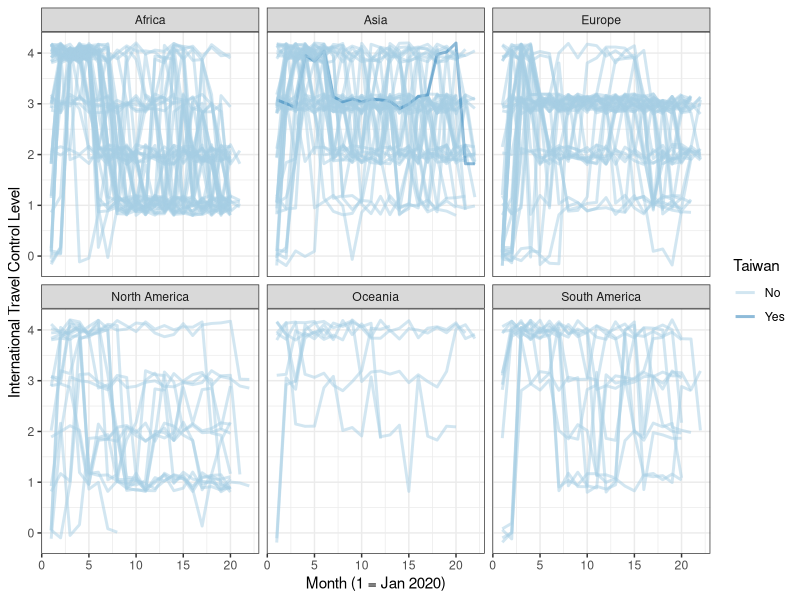
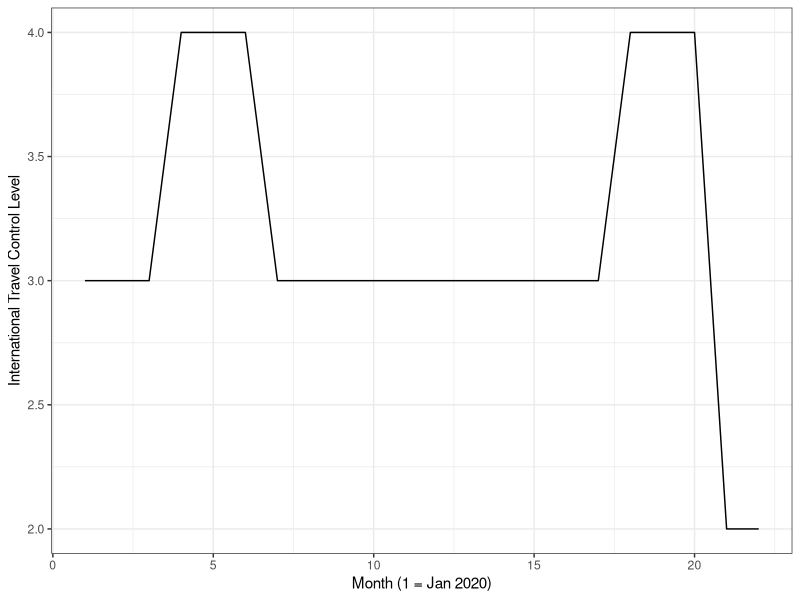
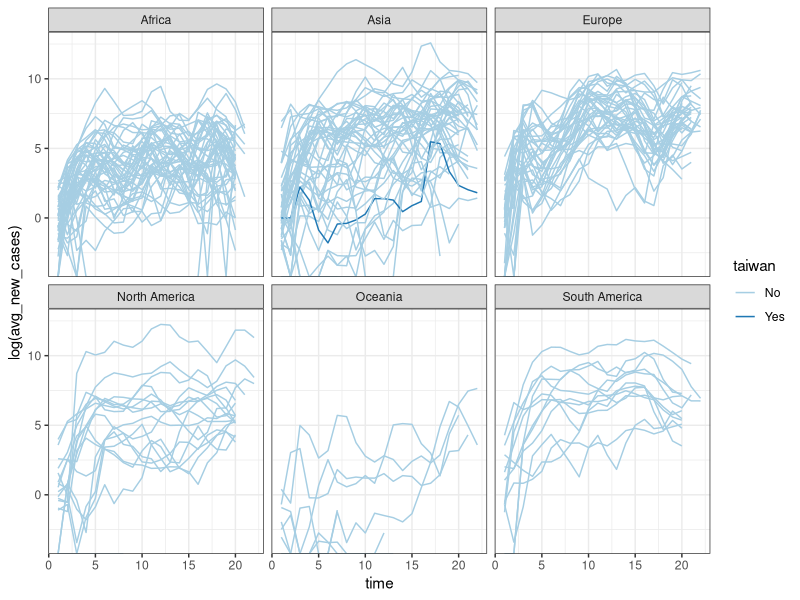

Source code (R) for these figures, in order:
# Initial EDA

library(tidyverse)

# set working directory if necessary
if (rstudioapi::isAvailable()) {
  setwd(dirname(rstudioapi::getActiveDocumentContext()$path))
}

covid <- read_csv('data/international_controls.csv')

# Number of countries in analysis by continent
covid %>%
  distinct(location, .keep_all = TRUE) %>%
  group_by(continent) %>%
  summarize(n = n())

# Number of observations for Taiwan
covid %>%
  filter(location == 'Taiwan') %>%
  nrow()

# Visualize 
covid %>%
  mutate(Taiwan = ifelse(location == 'Taiwan', 'Yes', 'No')) %>%
  ggplot(aes(x = time, y = jitter(int_travel_controls), group = location,
             col = Taiwan)) +
  geom_line(alpha = 0.5, size = 1) +
  facet_wrap(~ continent, ncol = 3) +
  scale_color_brewer(type = 'qual', palette = 3) +
  labs(x = 'Month (1 = Jan 2020)',
       y = 'International Travel Control Level') +
  theme_bw()

# Taiwan response across time
covid %>%
  filter(location == 'Taiwan') %>%
  ggplot(aes(x = time, y = int_travel_controls)) +
  geom_line() +
  labs(x = 'Month (1 = Jan 2020)',
       y = 'International Travel Control Level') +
  theme_bw()

# Visualize
covid %>%
  mutate(taiwan = ifelse(location == 'Taiwan', 'Yes', 'No')) %>%
  ggplot(aes(x = time, y = log(avg_new_cases), group = location,
             col = taiwan)) +
  geom_line() +
  facet_wrap(~ continent, ncol = 3) +
  scale_color_brewer(type = 'qual', palette = 3) +
  theme_bw()
# Consider marking the US
